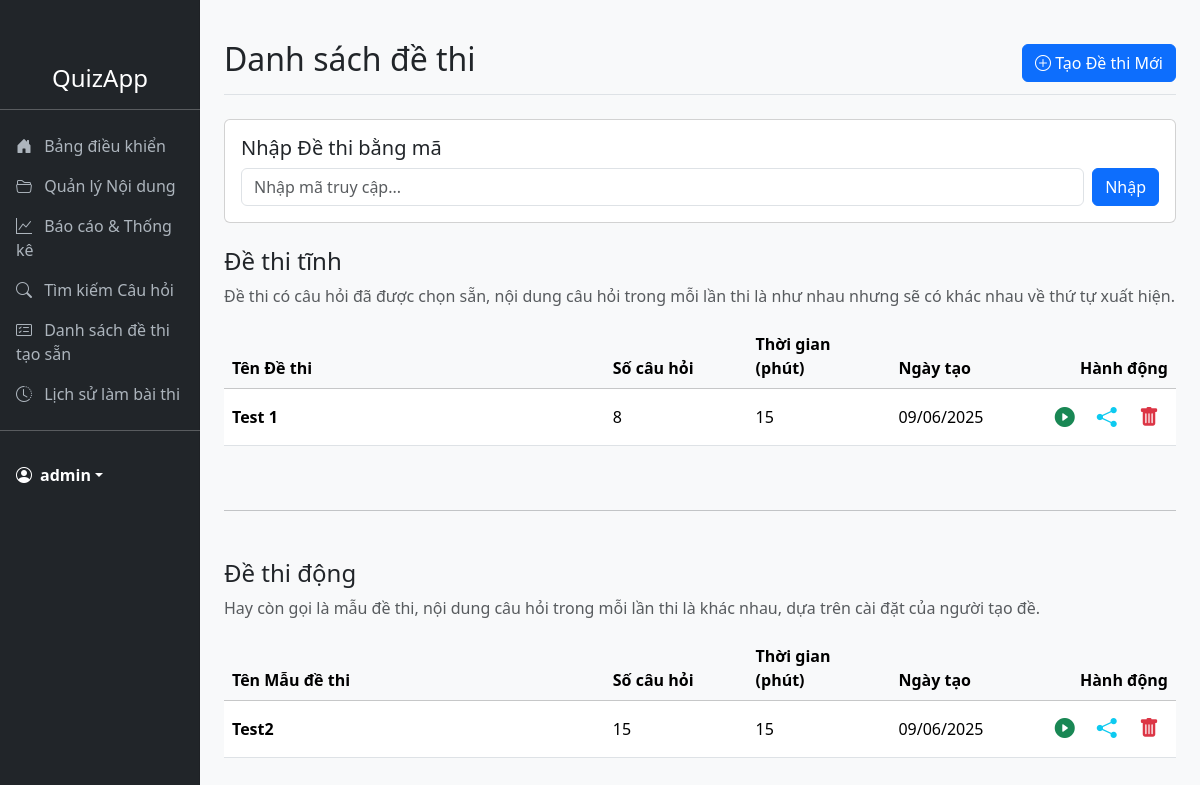
The app's page /quizzes/ (signed in) with its own data.
### quiz_app/models.py (models this page shows, shortened)
class Quiz(models.Model):
    QUIZ_TYPE_CHOICES = [
        ('static', 'Đề thi tĩnh'),
        ('dynamic', 'Đề thi động'),
    ]
    user = models.ForeignKey(User, on_delete=models.CASCADE)
    quiz_name = models.CharField(max_length=255)
    quiz_type = models.CharField(max_length=10, choices=QUIZ_TYPE_CHOICES, default='static')
    questions = models.ManyToManyField(Question, through='QuizQuestion', blank=True)
    time_limit_minutes = models.IntegerField()
    scoring_scale_max = models.IntegerField(default=100)
    created_at = models.DateTimeField(auto_now_add=True)
    is_snapshot = models.BooleanField(default=False)
    template_for = models.ForeignKey('self', on_delete=models.SET_NULL, null=True, blank=True, related_name='snapshots')
    access_code = models.CharField(
        max_length=10,
        unique=True,    # Đảm bảo mỗi mã là duy nhất
        blank=True,
        null=True,
        db_index=True   # Giúp việc tra cứu mã nhanh hơn
    )
    enrolled_users = models.ManyToManyField(
        User,
        related_name='enrolled_quizzes', # Giúp truy vấn ngược từ User -> Quiz
        blank=True
    )
    class Meta:
        verbose_name = "Đề thi"
        verbose_name_plural = "Đề thi"

### quiz_app/views.py (the view)
# urls.py: path("quizzes/", views.quiz_list, name="quiz_list"),  # Danh sách đề thi
@login_required
@login_required
def quiz_list(request):
    user_quizzes_filter = Q(user=request.user) | Q(enrolled_users=request.user)
    static_quizzes = (
        Quiz.objects.filter(user_quizzes_filter, is_snapshot=False, quiz_type="static")
        .distinct()
        .annotate(question_count=Count("questions"))
        .order_by("-created_at")
    )
    dynamic_quizzes = (
        Quiz.objects.filter(user_quizzes_filter, is_snapshot=False, quiz_type="dynamic")
        .distinct()
        .annotate(question_count=Sum("rules__question_count"))
        .order_by("-created_at")
    )
    context = {
        "static_quizzes": static_quizzes,
        "dynamic_quizzes": dynamic_quizzes,
    }
    return render(request, "quiz_app/quiz_list.html", context)

### quiz_app/templates/quiz_app/quiz_list.html (shortened to what this page needs)
{% extends 'quiz_app/base.html' %} {% block title %}Danh sách Đề thi{% endblock%}
{% block content %}
<div
  class="d-flex justify-content-between flex-wrap flex-md-nowrap align-items-center pt-3 pb-2 mb-3 border-bottom"
>
  <h1 class="h2">Danh sách đề thi</h1>
  {% if perms.quiz_app.add_quiz %}
  <div class="btn-toolbar mb-2 mb-md-0">
    <a href="{% url 'create_quiz' %}" class="btn btn-primary">
      <i class="bi bi-plus-circle"></i> Tạo Đề thi Mới
    </a>
  </div>
  {% endif %}
</div>
<div class="card my-4">
  <div class="card-body">
    <h5 class="card-title">Nhập Đề thi bằng mã</h5>
    <form action="{% url 'enroll_in_quiz' %}" method="post" class="d-flex">
      <input
        type="text"
        name="access_code"
        class="form-control me-2"
        placeholder="Nhập mã truy cập..."
        required
      />
      <button type="submit" class="btn btn-primary">Nhập</button>
    </form>
  </div>
</div>
<h3 class="h4 mt-4">Đề thi tĩnh</h3>
<p class="text-muted">
  Đề thi có câu hỏi đã được chọn sẵn, nội dung câu hỏi trong mỗi lần thi là như
  nhau nhưng sẽ có khác nhau về thứ tự xuất hiện.
</p>
<div class="table-responsive">
  <table class="table table-hover align-middle quiz-table">
    <thead class="table-light">
      <tr>
        <th scope="col" class="col-name">Tên Đề thi</th>
        <th scope="col" class="col-q-count">Số câu hỏi</th>
        <th scope="col" class="col-time">Thời gian (phút)</th>
        <th scope="col" class="col-date">Ngày tạo</th>
        <th scope="col" class="col-actions text-end">Hành động</th>
      </tr>
    </thead>
    <tbody>
      {% for quiz in static_quizzes %}
      <tr>
        <td><strong>{{ quiz.quiz_name }}</strong></td>
        <td>{{ quiz.question_count }}</td>
        <td>{{ quiz.time_limit_minutes }}</td>
        <td>{{ quiz.created_at|date:"d/m/Y" }}</td>
        <td class="text-end">
          <a href="{% url 'start_quiz' quiz.id %}" class="btn btn-sm btn-link text-success" data-bs-toggle="tooltip" data-bs-placement="top" title="Làm bài">
              <i class="bi bi-play-circle-fill fs-5"></i>
          </a>
          {% if perms.quiz_app.change_quiz %}
              <button type="button" class="btn btn-sm btn-link text-info share-quiz-btn" data-quiz-id="{{ quiz.id }}" data-bs-toggle="tooltip" data-bs-placement="top" title="Chia sẻ">
                  <i class="bi bi-share-fill fs-5"></i>
              </button>
          {% endif %}
          {% if perms.quiz_app.delete_quiz %}
              <button type="button" class="btn btn-sm btn-link text-danger delete-quiz-btn" data-delete-url="{% url 'delete_quiz' quiz.id %}" data-bs-toggle="tooltip" data-bs-placement="top" title="Xóa">
                  <i class="bi bi-trash-fill fs-5"></i>
              </button>
          {% endif %}
        </td>
      </tr>
      {% empty %}
      <tr>
        <td colspan="5" class="text-center p-4">
          Chưa có đề thi tĩnh nào được tạo.
        </td>
      </tr>
      {% endfor %}
    </tbody>
  </table>
</div>
<hr class="my-5" />
<h3 class="h4">Đề thi động</h3>
<p class="text-muted">
  Hay còn gọi là mẫu đề thi, nội dung câu hỏi trong mỗi lần thi là khác nhau,
  dựa trên cài đặt của người tạo đề.
</p>
<div class="table-responsive">
  <table class="table table-hover align-middle quiz-table">
    <thead class="table-light">
      <tr>
        <th scope="col" class="col-name">Tên Mẫu đề thi</th>
        <th scope="col" class="col-q-count">Số câu hỏi</th>
        <th scope="col" class="col-time">Thời gian (phút)</th>
        <th scope="col" class="col-date">Ngày tạo</th>
        <th scope="col" class="col-actions text-end">Hành động</th>
      </tr>
    </thead>
    <tbody>
      {% for quiz in dynamic_quizzes %}
      <tr>
        <td><strong>{{ quiz.quiz_name }}</strong></td>
        <td>{{ quiz.question_count|default:0 }}</td>
        <td>{{ quiz.time_limit_minutes }}</td>
        <td>{{ quiz.created_at|date:"d/m/Y" }}</td>
        <td class="text-end">
          <a href="{% url 'start_quiz' quiz.id %}" class="btn btn-sm btn-link text-success" data-bs-toggle="tooltip" data-bs-placement="top" title="Làm bài">
              <i class="bi bi-play-circle-fill fs-5"></i>
          </a>
          {% if perms.quiz_app.change_quiz %}
              <button type="button" class="btn btn-sm btn-link text-info share-quiz-btn" data-quiz-id="{{ quiz.id }}" data-bs-toggle="tooltip" data-bs-placement="top" title="Chia sẻ">
                  <i class="bi bi-share-fill fs-5"></i>
              </button>
          {% endif %}
          {% if perms.quiz_app.delete_quiz %}
              <button type="button" class="btn btn-sm btn-link text-danger delete-quiz-btn" data-delete-url="{% url 'delete_quiz' quiz.id %}" data-bs-toggle="tooltip" data-bs-placement="top" title="Xóa">
                  <i class="bi bi-trash-fill fs-5"></i>
              </button>
          {% endif %}
        </td>
      </tr>
      {% empty %}
      <tr>
        <td colspan="4" class="text-center p-4">
          Chưa có đề thi động nào được tạo.
        </td>
      </tr>
      {% endfor %}
    </tbody>
  </table>
</div>
{% endblock %}

### quiz_app/templates/quiz_app/base.html (shortened to what this page needs)
<!DOCTYPE html>
<html lang="vi">
<head>
    <link href="https://cdn.jsdelivr.net/npm/bootstrap@5.3.3/dist/css/bootstrap.min.css" rel="stylesheet">
    <link rel="stylesheet" href="https://cdn.jsdelivr.net/npm/bootstrap-icons@1.11.3/font/bootstrap-icons.min.css">
</head>
<body>
<div class="container-fluid">
    <div class="row">
        <nav id="sidebarMenu" class="col-md-3 col-lg-2 d-md-block bg-dark sidebar collapse">
            <div class="position-sticky pt-3">
                <h2 class="text-white text-center d-none d-md-block" style="font-size: 1.5rem;">QuizApp</h2>
                <hr class="text-white d-none d-md-block">
                <ul class="nav nav-pills flex-column mb-auto">
                    <li class="nav-item">
                        <a href="{% url 'dashboard' %}" class="nav-link">
                            <i class="bi bi-house-door-fill"></i> Bảng điều khiển
                        </a>
                    </li>
                    {% if perms.quiz_app.view_question %}
                    <li class="nav-item">
                        <a href="{% url 'topic_group_list' %}" class="nav-link">
                            <i class="bi bi-folder2-open"></i> Quản lý Nội dung
                        </a>
                    </li>
                    <li class="nav-item">
                        <a href="{% url 'quiz_report_list' %}" class="nav-link">
                            <i class="bi bi-graph-up"></i> Báo cáo & Thống kê
                        </a>
                    </li>
                    <li class="nav-item">
                        <a href="{% url 'question_search' %}" class="nav-link">
                            <i class="bi bi-search"></i> Tìm kiếm Câu hỏi
                        </a>
                    </li>
                    {% endif %}
                    <li>
                        <a href="{% url 'quiz_list' %}" class="nav-link">
                           <i class="bi bi-card-checklist"></i> Danh sách đề thi tạo sẵn
                        </a>
                    </li>
                    <li>
                        <a href="{% url 'history_list' %}" class="nav-link">
                           <i class="bi bi-clock-history"></i> Lịch sử làm bài thi
                        </a>
                    </li>
                </ul>
                <hr class="text-white">
                <div class="dropdown p-3">
                    {% if user.is_authenticated %}
                        <a href="#" class="d-flex align-items-center text-white text-decoration-none dropdown-toggle" data-bs-toggle="dropdown" aria-expanded="false">
                            <i class="bi bi-person-circle me-2"></i>
                            <strong>{{ user.username }}</strong>
                        </a>
                    {% else %}
                        <a href="{% url 'login' %}" class="d-flex align-items-center text-white text-decoration-none">
                            <i class="bi bi-box-arrow-in-right me-2"></i>
                            <strong>Đăng nhập</strong>
                        </a>
                    {% endif %}
                </div>
            </div>
        </nav>
        <main class="col-md-9 ms-sm-auto col-lg-10 px-md-4">
            <div class="py-4">
                {% block content %}
                {% endblock %}
            </div>
        </main>
    </div>
</div>
</body>
</html>

### quiz_app/templates/quiz_app/base.html (style rules this page uses)
body { background-color: #f8f9fa; }
.sidebar { position: fixed; top: 0; bottom: 0; left: 0; z-index: 100; padding: 48px 0 0; box-shadow: inset -1px 0 0 rgba(0, 0, 0, .1); }
.nav-link { color: #adb5bd; }
.nav-link .bi { margin-right: 8px; }
.table-responsive { -webkit-user-select: none; -moz-user-select: none; -ms-user-select: none; user-select: none; cursor: default; }

### quiz_app/templates/quiz_app/quiz_list.html (style rules this page uses)
.quiz-table .col-name { width: 40%; }
.quiz-table .col-q-count { width: 15%; }
.quiz-table .col-time { width: 15%; }
.quiz-table .col-date { width: 15%; }
.quiz-table .col-actions { width: 15%; }

### records on screen
Quiz: quiz_name "Test 1", question_count "8", time_limit_minutes "15", created_at "09/06/2025"
Quiz: quiz_name "Test2", question_count "15", time_limit_minutes "15", created_at "09/06/2025"

### other values on screen
{{ user.username }} "admin"
